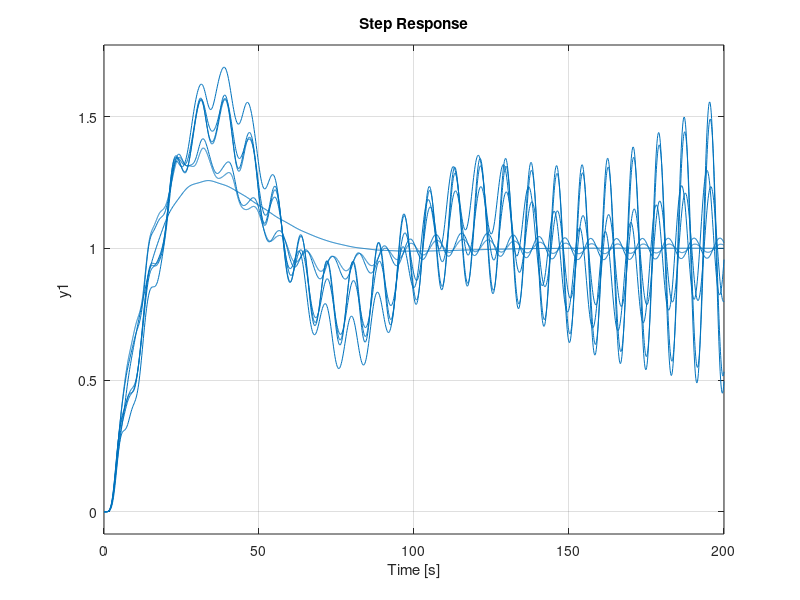
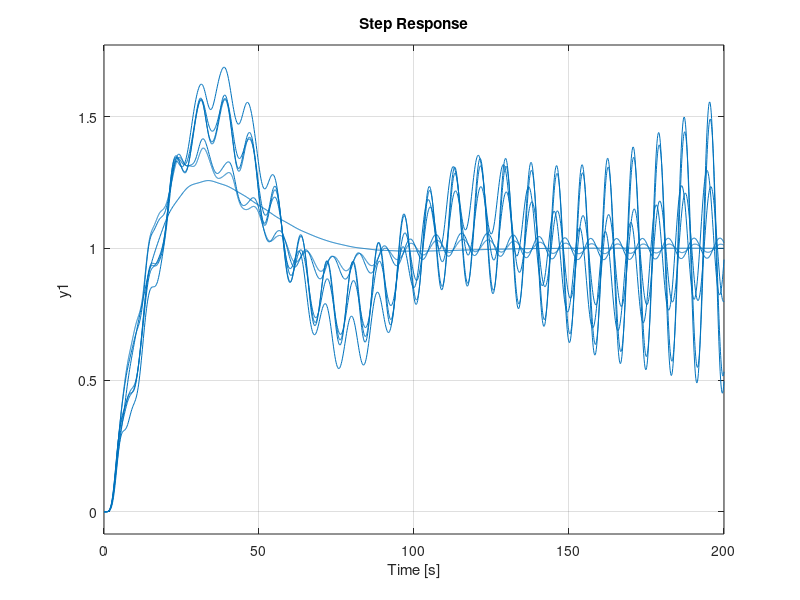
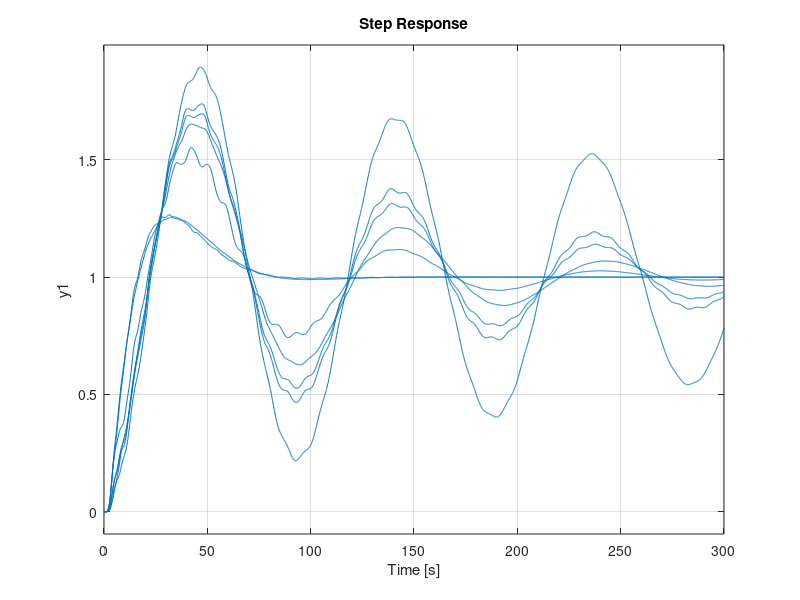

The MATLAB source for these figures, in order:
## Anderson, B.D.O (1989) Controller Reduction: Concepts and Approaches, IEEE Transactions of Automatic Control

A = [ -0.161      -6.004      -0.58215    -9.9835     -0.40727    -3.982       0.0         0.0
       1.0         0.0         0.0         0.0         0.0         0.0         0.0         0.0
       0.0         1.0         0.0         0.0         0.0         0.0         0.0         0.0
       0.0         0.0         1.0         0.0         0.0         0.0         0.0         0.0
       0.0         0.0         0.0         1.0         0.0         0.0         0.0         0.0
       0.0         0.0         0.0         0.0         1.0         0.0         0.0         0.0
       0.0         0.0         0.0         0.0         0.0         1.0         0.0         0.0
       0.0         0.0         0.0         0.0         0.0         0.0         1.0         0.0     ];

B = [  1.0
       0.0  
       0.0  
       0.0  
       0.0  
       0.0  
       0.0  
       0.0 ];

C = [  0.0         0.0         6.4432e-3   2.3196e-3   7.1252e-2   1.0002      0.10455     0.99551 ];

G = ss (A, B, C);


H = [  0.0         0.0         0.0         0.0         0.55       11.0         1.32       18.0     ];

q1 = 1e-6;
q2 = 100;   # [100, 1000, 2000]

Q = q1 * H.' * H;
%Q = q1 * (H.' * H);
R = 1;

W = q2 * B * B.';
V = 1;

F = lqr (G, Q, R)
L = lqr (G.', W, V).'
%[~, L] = kalman (G, W, V)

%{
[Kr, info] = fwcfconred (G, F, L, "cf", "right")

figure (1)
T = feedback (G*Kr)
step (T, 150)
%}

figure (1)
clf

for k = 8:-1:2
  Kr = cfconred (G, F, L, k);
  T = feedback (G*Kr);
  step (T, 200)
  hold on
endfor

hold off
print -depsc2 anderson-figure1.eps

figure (2)
clf

for k = 8:-1:2
  Kr = cfconred (G, F, L, k, 'method', 'bfsr-spa');
  T = feedback (G*Kr);
  step (T, 200)
  hold on
endfor

hold off
print -depsc2 anderson-figure2.eps


figure (3)
clf

for k = 8:-1:2
  Kr = fwcfconred (G, F, L, k);
  T = feedback (G*Kr);
  step (T, 300)
  hold on
endfor

hold off
print -depsc2 anderson-figure3.eps
